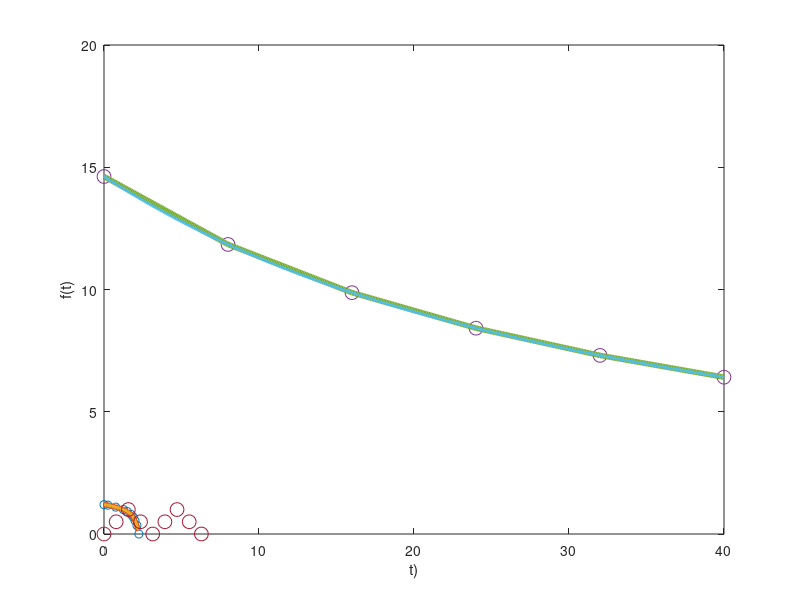

The MATLAB script that drew this image: (Note: this script raises an error after producing the figure.)
%% JIA Jiyuan 20210303 ICE#4 Class 01
clear;clc;

%% Problem 1:
clear;clc;
X = [0 0.25 0.75 1.25 1.5 1.75 1.875 2 2.125 2.25];
Y = [1.2 1.18 1.1 1 0.92 0.8 0.7 0.55 0.35 0];
plot(X,Y,'o');
hold on
xlabel('X(ft)');
ylabel('Y');
plotvals=0:0.1:3;
yvals=interp1(X,Y,plotvals,'linear');
plot(plotvals,yvals,'LineWidth',4);
hold on
yvals=interp1(X,Y,plotvals,'spline');
plot(plotvals,yvals,'LineWidth',2);
hold on

%% Problem 2:
clear;clc;
T = 0:8:40;
o = [14.621 11.843 9.870 8.418 7.305 6.413];
plot(T,o,'o','MarkerSize',10);
xlabel('T(^oC)');
ylabel('mg/L');
hold on
plotvals=0:0.1:40;
yvals=interp1(T,o,plotvals,'linear');
plot(plotvals,yvals,'LineWidth',4);
hold on
yvals=interp1(T,o,plotvals,'spline');
plot(plotvals,yvals,'LineWidth',2);
hold on

%% Problem 3
clear;clc;
f = @(t) (sin(t)).^2;
t = 0:pi/4:2*pi;
plot(t,f(t),'o','MarkerSize',10);
xlabel('t)');
ylabel('f(t)');
hold on
plotvals=0:0.1:2*pi;
yvals=interp1(t,f(t),plotvals,'4');
plot(plotvals,yvals,'LineWidth',4);
hold on
yvals=interp1(t,f(t),plotvals,'spline');
plot(plotvals,yvals,'LineWidth',2);
hold on